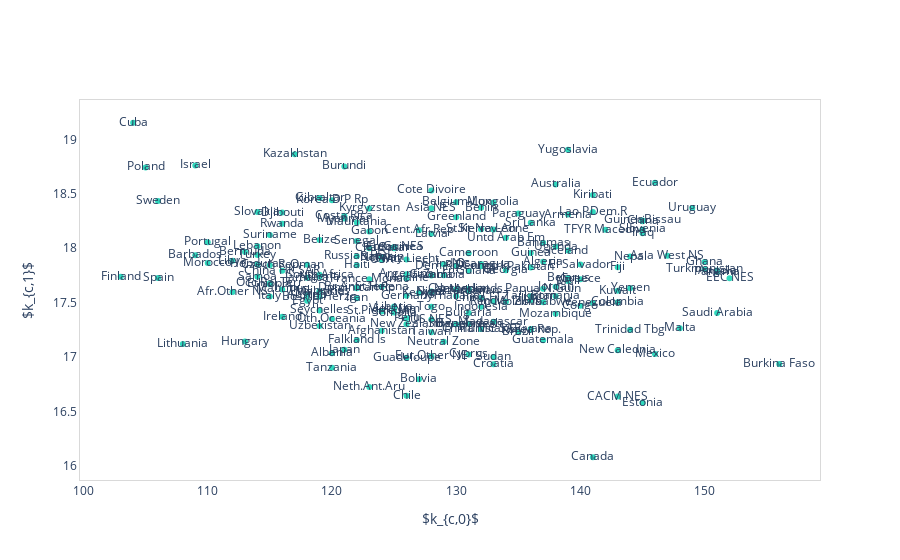

Notebook source saved alongside this figure:
### Code cell
idf = mcp

k = dict()
for product in idf.sitc4.unique():
    mdf = idf[idf.sitc4==product]
    k[product]=[len(mdf)]
    if len(mdf)==0:
        print(mdf)
for country in idf.exporter.unique():
    mdf = idf[idf.exporter==country]
    k[country]=[len(mdf)]
    

for country in idf.exporter.unique():
    mdf = idf[idf.exporter==country]
    sum_kp = 0
    for product in mdf.sitc4.unique():
        sum_kp += k[product][0]
    k[country].append(sum_kp/k[country][0])

for product in idf.sitc4.unique():
    mdf = idf[idf.sitc4==product]
    sum_kc = 0
    for country in mdf.exporter.unique():
        sum_kc += k[country][0]
    k[product].append(sum_kc/k[product][0])

for country in idf.exporter.unique():
    mdf = idf[idf.exporter==country]
    sum_kp = 0
    for product in mdf.sitc4.unique():
        sum_kp += k[product][1]
    k[country].append(sum_kp/k[country][0])

for product in idf.sitc4.unique():
    mdf = idf[idf.sitc4==product]
    sum_kc = 0
    for country in mdf.exporter.unique():
        sum_kc += k[country][1]
    k[product].append(sum_kc/k[product][0])
    
    
    
country_list = list(idf.exporter.unique())
country_list.remove("World")


kdf = pd.DataFrame({'country_name': country_list,
                    'kc0': list(map(lambda x: k[x][0],country_list)),
                   'kc1': list(map(lambda x: k[x][1],country_list))})

layout = dict(plot_bgcolor='white', xaxis=dict(title='$k_{c,0}$', linecolor='#d9d9d9', mirror=True),
              yaxis=dict(title='$k_{c,1}$', linecolor='#d9d9d9', mirror=True))

data = go.Scatter(x=kdf['kc0'],
                  y=kdf['kc1'],
                  text=kdf['country_name'],
                  mode='markers+text',
                  marker=dict(color='rgba(48, 217, 189, 1)'),
                  name='citations')

fig = go.Figure(data=data, layout=layout)

fig.show()

### Figure 1 — Plotly figure (JSON) as saved in the notebook; plotly's stock layout.template omitted (floating-point values rounded to 4 significant figures; data arrays with more than 128 entries replaced by an {"elided": "..."} marker saying what was removed)
{"data": [{"marker": {"color": "rgba(48, 217, 189, 1)"}, "mode": "markers+text", "name": "citations", "text": {"elided": "188 str values"}, "type": "scatter", "x": {"elided": "188 int values"}, "y": {"elided": "188 float values"}}], "layout": {"plot_bgcolor": "white", "xaxis": {"linecolor": "#d9d9d9", "mirror": true, "title": {"text": "$k_{c,0}$"}}, "yaxis": {"linecolor": "#d9d9d9", "mirror": true, "title": {"text": "$k_{c,1}$"}}}}
